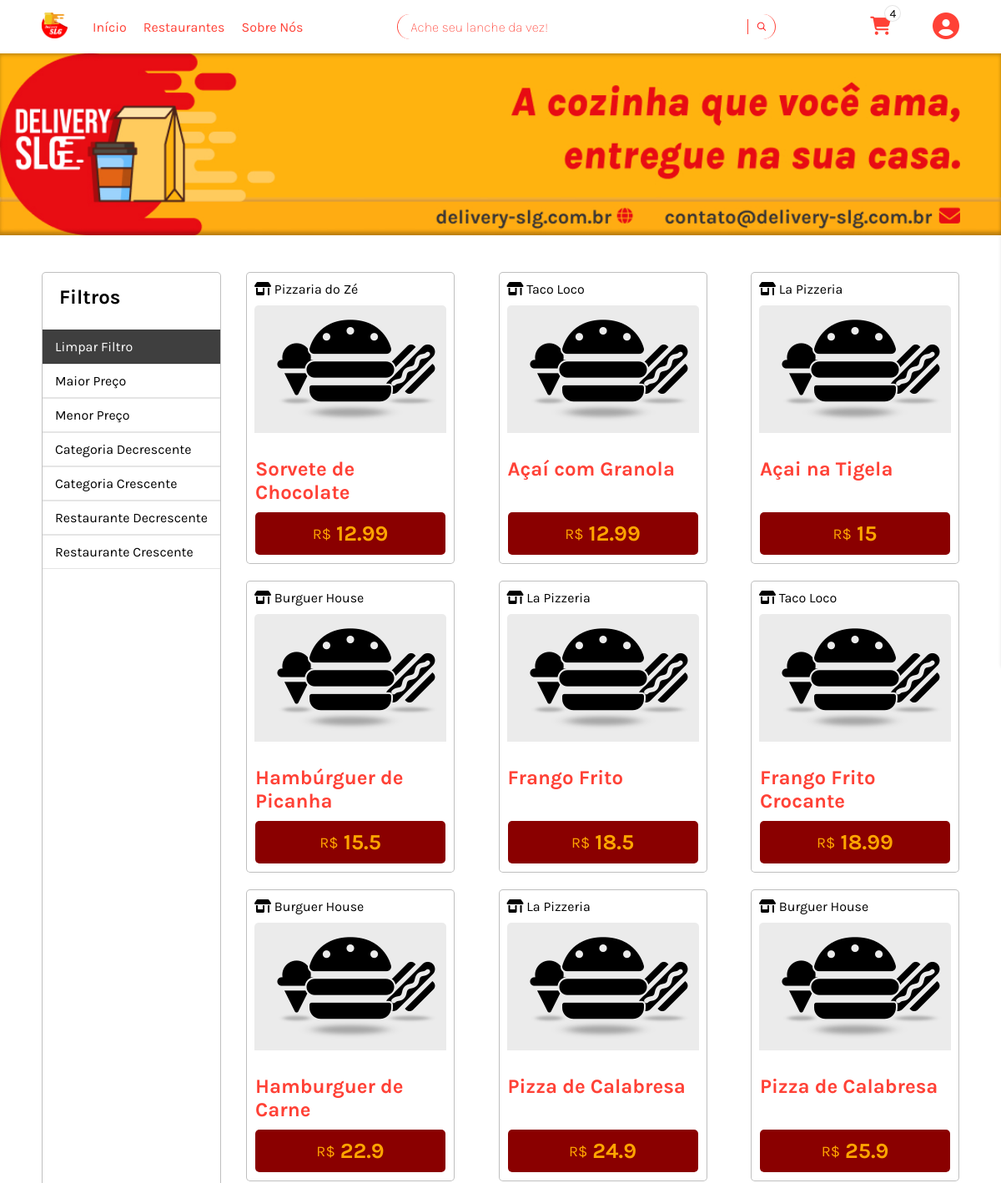
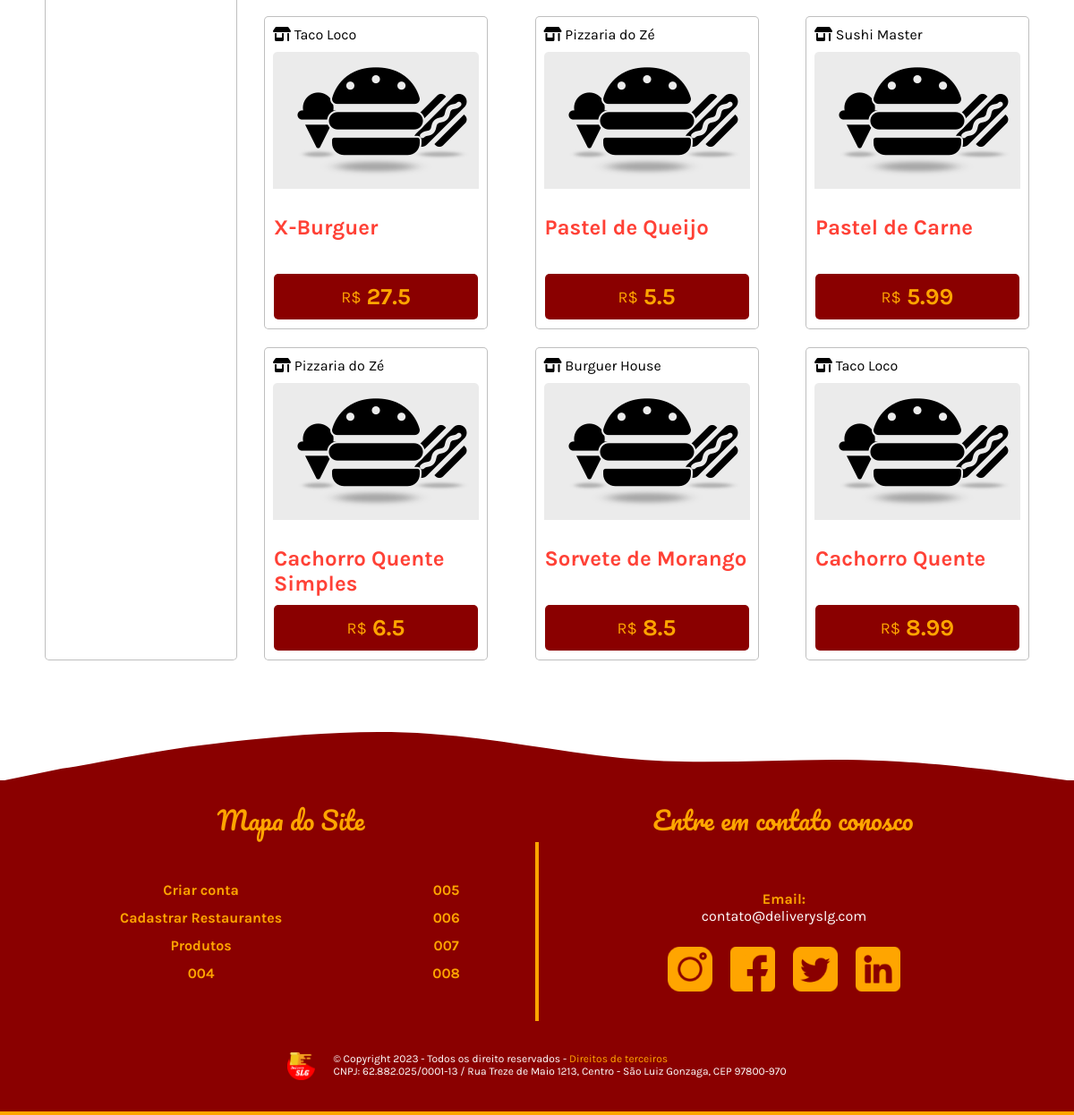
The page /pages/produtos.php?campo=preco&ordem=asc on the database its author committed (2 pictures, top to bottom).
### tables this page shows
CREATE TABLE IF NOT EXISTS `produtos` (
  `id` int(11) NOT NULL AUTO_INCREMENT,
  `nome` varchar(100) NOT NULL,
  `descricao` varchar(250) NOT NULL,
  `imagem` varchar(255) DEFAULT '/delivery-slg.com.br/assets/images/default-images/lanches-produtos.png',
  `preco` decimal(10,2) NOT NULL,
  `categoria` enum('sorvete','pastel','pizza','açai','frango_frito','hamburguer','cachorro_quente','x_burguer') NOT NULL,
  `id_Restaurante` int(11) NOT NULL,
  PRIMARY KEY (`id`),
  KEY `id_Restaurante` (`id_Restaurante`)
);

CREATE TABLE IF NOT EXISTS `restaurantes` (
  `id` int(11) NOT NULL AUTO_INCREMENT,
  `nome` varchar(100) NOT NULL,
  `rua` varchar(100) NOT NULL,
  `numero` varchar(10) NOT NULL,
  `complemento` varchar(400),
  `bairro` varchar(40) NOT NULL,
  `email` varchar(100) NOT NULL,
  `telefone` varchar(11) NOT NULL,
  `cnpj` varchar(14) NOT NULL,
  `hora_Funcionamento` varchar(100) NOT NULL,
  `formas_De_Pagamento` set('dinheiro','cartao_credito','cartao_debito','pix') DEFAULT 'dinheiro' NOT NULL,
  `chave_Pix` varchar(150) NOT NULL,
  `senha` varchar(100) NOT NULL,
  `forma_De_Entrega` set('Retirada no Local','Motoboy') DEFAULT 'Retirada no Local' NOT NULL,
  `ativo` tinyint(1),
  `imagem` VARCHAR(255) DEFAULT '/delivery-slg.com.br/assets/images/default-images/restaurante.png' NOT NULL,
  PRIMARY KEY (`id`)
);

### source/dao/produtosDAO.php (called while the page is built, shortened)
<?php
require_once($_SERVER['DOCUMENT_ROOT'] . '/delivery-slg.com.br/source/classes/produtos.class.php');
class ProdutoDAO
{
  function BuscarProdutosPorFiltro(string $campo, string $ordem)
  {
    $conection = ConexaoBD();
    try {
      if (!empty($campo) && !empty($ordem) && $campo !== 'id_Restaurante') {
        $stmt = $conection->prepare('SELECT r.nome as nome_restaurante, p.* FROM `produtos` as p INNER JOIN `restaurantes`
        as r ON p.id_Restaurante = r.id ORDER BY ' . 'LOWER(' . $campo . ') ' . "$ordem");
      } else if ($campo === 'id_Restaurante') {
        $stmt = $conection->prepare('SELECT r.nome as nome_restaurante, p.* FROM `produtos` as p INNER JOIN `restaurantes`
        as r ON p.id_Restaurante = r.id ORDER BY r.nome ' . $ordem);
      } else {
        echo "Compos incorretos para a filtragem de dados";
        $stmt = $conection->prepare("SELECT * FROM produtos ORDER BY categoria ASC");
      }
      $stmt->execute();
      if ($stmt->rowCount()) {
        $produto = new Produtos();
        $arr = array();
        while ($result = $stmt->fetch(PDO::FETCH_OBJ)) {
          $produto->setId($result->id);
          $produto->setNome($result->nome);
          $produto->setDescricao($result->descricao);
          $produto->setImagem($result->imagem);
          $produto->setPreco($result->preco);
          $produto->setCategoria($result->categoria);
          $produto->setId_Restaurante($result->id_Restaurante);
          $produto->setNomeRestaurante($result->nome_restaurante);
          $arr[] = clone $produto;
        }
        return $arr;
      } else {
        echo "A busca por produtos no filtro não trouxe resultados!";
        return FALSE;
      }
    } catch (PDOException $ex) {
      $_SESSION['mensagemError'] = 'Erro ao buscar produtos com filtro';
      $_SESSION['erroSucessOrFail'] = false;
      throw $ex;
      die();
    }
  }
}

### source/controller/produtos_controller.php (called while the page is built, shortened)
<?php
require_once($_SERVER['DOCUMENT_ROOT'] . '/delivery-slg.com.br/source/dao/produtosDAO.php');
require_once($_SERVER['DOCUMENT_ROOT'] . '/delivery-slg.com.br/source/dao/restaurantesDAO.php');
class ProdutosController {
  function BuscarNomeRestaurante(int $id) {
    $dao = new RestaurantesDAO();
    $restaurante = $dao->BuscarPorId($id);
    if (isset($restaurante) && !empty($restaurante)) {
      return $restaurante->getNome();
    }
    return 'Restaurante não encontrado';
  }
  function BuscarProdutosComFiltro(string $campo, string $ordem) {
    $dao = new ProdutoDAO();
    $produtoFiltrado = $dao->BuscarProdutosPorFiltro($campo, $ordem);
    if(!empty($produtoFiltrado) && $produtoFiltrado !== false) {
      return $produtoFiltrado;
    }
  }
}

### source/classes/produtos.class.php (called while the page is built, shortened)
<?php
class Produtos {
  private int $id;
  private int $id_Restaurante;
  private string $nome;
  private string $descricao;
  private string $imagem;
  private float $preco;
  public function getId(): int {
    return $this->id;
  }
  public function setId(int $id) {
    $this->id = $id;
  }
  public function getId_Restaurante(): int {
    return $this->id_Restaurante;
  }
  public function setId_Restaurante(int $id_Restaurante) {
    $this->id_Restaurante = $id_Restaurante;
  }
  public function getNome(): string {
    return $this->nome;
  }
  public function setNome(string $nome) {
    $this->nome = $nome;
  }
  public function getDescricao(): string {
    return $this->descricao;
  }
  public function setDescricao(string $descricao) {
    $this->descricao = $descricao;
  }
  public function getImagem(): string {
    return $this->imagem;
  }
  public function setImagem(string $imagem) {
    $this->imagem = $imagem;
  }
  public function getPreco(): float {
    return $this->preco;
  }
  public function setPreco(float $preco) {
    $this->preco = $preco;
  }
}

### source/dao/restaurantesDAO.php (called while the page is built, shortened)
<?php
require_once($_SERVER['DOCUMENT_ROOT'] . '/delivery-slg.com.br/source/classes/restaurantes.class.php');
class RestaurantesDAO {
  function BuscarPorId(int $id) {
    $conection = ConexaoBD();
    try {
      $stmt = $conection->prepare('SELECT * FROM restaurantes WHERE id = :id');
      $stmt->bindValue(':id', $id);
      $stmt->execute();
      if ($stmt->rowCount()) {
        $restaurante = new Restaurantes();
        while ($result = $stmt->fetch(PDO::FETCH_OBJ)) {
          $restaurante->setId($result->id);
          $restaurante->setNome($result->nome);
          $restaurante->setRua($result->rua);
          $restaurante->setNumero($result->numero);
          $restaurante->setComplemento($result->complemento);
          $restaurante->setBairro($result->bairro);
          $restaurante->setEmail($result->email);
          $restaurante->setTelefone($result->telefone);
          $restaurante->setCnpj($result->cnpj);
          $restaurante->setHora_Funcionamento($result->hora_Funcionamento);
          $restaurante->setFormas_Pagamento($result->formas_De_Pagamento);
          $restaurante->setFormas_Entrega($result->forma_De_Entrega);
          $restaurante->setChave_Pix($result->chave_Pix);
          $restaurante->setSenha($result->senha);
          $restaurante->setAtivo($result->ativo);
          $restaurante->setImagem($result->imagem);
        }
        return $restaurante;
      } else {
        echo "Não foi possivel achar restaurante!";
        return FALSE;
      }
    } catch (PDOException $ex) {
      echo "Erro em encontrar esse restaurante";
      die();
    }
  }
}

### source/classes/restaurantes.class.php (called while the page is built, shortened)
<?php
class Restaurantes {
  private string $nome;
  public function getNome(): string {
    return $this->nome;
  }
  public function setNome(string $nome) {
    $this->nome = $nome;
  }
}

### pages/produtos.php (the view, shortened to what this page needs)
<?php
require_once($_SERVER['DOCUMENT_ROOT'] . '/delivery-slg.com.br/source/controller/produtos_controller.php');
?>
  <?php include_once('../includes/metas_gerais.php'); ?>
  <link rel="stylesheet" href="../assets/style/all.css">
  <link rel="stylesheet" href="../assets/style/produtos.css">
  <link rel="stylesheet" href="../assets/style/media-queries/all.css">
  <link rel="stylesheet" href="../assets/style/media-queries/produtos.css">
</head>
<body>
  <?php include('../includes/header.php'); ?>
  <main>
    <div class="max-width-page-limit">
      <picture class="banner-delivery">
        <source media="(max-width: 480px)" srcset="../assets/images/main/produtos/banner-delivery-480">
        <source media="(max-width: 768px)" srcset="../assets/images/main/produtos/banner-delivery-768">
        <img src="../assets/images/main/produtos/banner-delivery-medio-baixo.jpg" alt="Banner delivery slg A cozinha que você ama, entregue na sua casa.">
      </picture>
    </div>
    <div class="max-width-page-limit">
      <section class="max-width-content-limit main-content">
        <div class="produtos-main-container">
          <div class="produtos-filtro">
            <div class="filtros-container">
              <h2 class="filtro-title">Filtros</h2>
              <div class="filtro-btn">
                <?php
                if (isset($_GET) && isset($_GET['campo']) || isset($_GET['ordem'])) {
                  ?>
                    <div class="filtro limpar-filtro"><a href="produtos.php">Limpar Filtro</a></div>
                  <?php
                }
                if (!isset($_GET['busca'])) {
                ?>
                <div class="filtro"><a href="produtos.php?campo=preco&ordem=desc">Maior Preço</a></div>
                <div class="filtro"><a href="produtos.php?campo=preco&ordem=asc">Menor Preço</a></div>
                <div class="filtro"><a href="produtos.php?campo=categoria&ordem=desc">Categoria Decrescente</a></div>
                <div class="filtro"><a href="produtos.php?campo=categoria&ordem=asc">Categoria Crescente</a></div>
                <div class="filtro"><a href="produtos.php?campo=id_Restaurante&ordem=desc">Restaurante Decrescente</a></div>
                <div class="filtro"><a href="produtos.php?campo=id_Restaurante&ordem=asc">Restaurante Crescente</a></div>
                <?php
                  } else {
                    ?>
                      <div class="filtro limpar-filtro"><a href="produtos.php">Limpar Filtro</a></div>
                    <?php
                  }
                ?>
              </div>
            </div>
          </div>
          <div class="produtos-cards-lista">
          <?php
          $controller = new ProdutosController();
          if (isset($_GET) && (isset($_GET['campo']) && isset($_GET['ordem'])) || isset($_GET['busca'])) {
            if (isset($_GET['campo']) && isset($_GET['ordem'])){
              $campo = addslashes(filter_input(INPUT_GET, 'campo'));
              $ordem = addslashes(filter_input(INPUT_GET, 'ordem'));
              try {
                $produtos = $controller->BuscarProdutosComFiltro($campo, $ordem);
              } catch (Exception $ex) {
                MsgPerssonalizadaDeErro();
              }
            }
          } else {
            $produtos = $controller->BuscarProdutos();
          }
          if (!empty($produtos)) {
            foreach ($produtos as $row) :
            ?>
            <div class="card-produto">
              <div class="nome-image-restaurante">
                <div class="restaurante-name">
                  <i class="fa-solid fa-shop"></i>
                  <span>
                  <?= $controller->BuscarNomeRestaurante($row->getId_Restaurante()) ?></span>
                </div>
                <div>
                  <img src="<?= $row->getImagem() ?>" alt="<?= $row->getNome() ?>">
                </div>
              </div>
              <div class="informacoes-restaurante flip-card">
                <div class="produto-nome-preco card-front">
                  <h2><?= $row->getNome() ?></h2>
                  <div class="produto-preco">
                    <span class="tipo-preco">
                      R$
                    </span>
                    <span class="valor-produto">
                      <?= $row->getPreco() ?>
                    </span>
                  </div>
                </div>
                <div class="card-back">
                  <p>
                    <?= $row->getDescricao() ?>
                  </p>
                  <button oneclick="adicionarAoCarrinho(<?= $row->getId() ?>)" class="btn-adicionar-carrinho">
                  </button>
                </div>
              </div>
            </div>
            <?php endforeach;
          } else {
            echo "Não foi possível retornar resusltados!";
          }
          ?>
          </div>
        </div>
      </section>
    </div>
  </main>
  <?php include_once('../includes/footer.php'); ?>
</body>
</html>

### assets/style/all.css (style rules this page uses)
* { padding: 0; margin: 0; box-sizing: border-box; }
body { background-color: #EAEAEA; }
.max-width-content-limit { max-width: 1180px; padding: 0 40px; margin: 0 auto; }
.max-width-page-limit { max-width: 1366px; height: 100%; background-color: #fff; margin: 0 auto; width: 100%; }
main { font-family: "Karla", sans-serif; width: 100%; }
main .main-content { padding: 40px; }

### assets/style/produtos.css (style rules this page uses)
main picture.banner-delivery img { width: 100%; }
main .produtos-main-container { font-family: "karla", sans-serif; width: 100%; display: grid; gap: 30px; grid-template-areas: "filtro filtro produtos produtos produtos produtos produtos produtos"; }
main .produtos-main-container .produtos-filtro { grid-area: filtro; }
main .produtos-main-container .produtos-cards-lista { grid-area: produtos; }
main .produtos-main-container .produtos-filtro { max-width: 300px; background-color: #fff; border-radius: 5px; border: 1px solid rgba(0, 0, 0, 0.25); }
main .produtos-main-container .produtos-filtro .filtros-container { position: sticky; top: 70px; display: flex; flex-direction: column; gap: 10px; }
main .produtos-main-container .produtos-filtro .filtros-container .filtro-title { padding: 15px 20px; }
main .produtos-main-container .produtos-filtro .filtros-container .filtro a { padding: 10px 15px; border: 1px solid rgba(0, 0, 0, 0.1); border-right: 0px; border-left: 0px; transition: background-color 0.5s; display: block; text-decoration: none; color: #000; }
main .produtos-main-container .produtos-filtro .filtros-container .limpar-filtro { background-color: #3f3f3f; }
main .produtos-main-container .produtos-filtro .filtros-container .limpar-filtro a { color: #fff; }
main .produtos-main-container .produtos-cards-lista { display: flex; flex-wrap: wrap; gap: 20px; justify-content: space-between; }
main .produtos-main-container .produtos-cards-lista .card-produto { width: 250px; height: 350px; padding: 10px; border-radius: 5px; background-color: #fff; border: 1px solid rgba(0, 0, 0, 0.25); display: flex; flex-direction: column; align-items: center; justify-content: space-between; }
main .produtos-main-container .produtos-cards-lista .card-produto .nome-image-restaurante .restaurante-name { margin-bottom: 10px; }
main .produtos-main-container .produtos-cards-lista .card-produto .informacoes-restaurante { width: 100%; height: 100%; margin-top: 25px; position: relative; cursor: pointer; transform-style: preserve-3d; }
main .produtos-main-container .produtos-cards-lista .card-produto .informacoes-restaurante .card-front, main .produtos-main-container .produtos-cards-lista .card-produto .informacoes-restaurante .card-back { height: 100%; display: flex; flex-direction: column; justify-content: space-between; transition: transform 0.8s; backface-visibility: hidden; }
main .produtos-main-container .produtos-cards-lista .card-produto .informacoes-restaurante .card-back { position: absolute; top: 0; transform: rotateY(180deg); }
main .produtos-main-container .produtos-cards-lista .card-produto .informacoes-restaurante .produto-nome-preco .produto-preco { width: 100%; padding: 10px; display: flex; justify-content: center; align-items: center; gap: 6px; color: #FFA500; background-color: #8a0000; border-radius: 5px; }
main .produtos-main-container .produtos-cards-lista .card-produto .informacoes-restaurante .produto-nome-preco .produto-preco .tipo-preco { font-size: 18px; }
main .produtos-main-container .produtos-cards-lista .card-produto .informacoes-restaurante .produto-nome-preco .produto-preco .valor-produto { font-weight: bolder; font-size: 26px; }
main .produtos-main-container .produtos-cards-lista .card-produto .informacoes-restaurante .produto-nome-preco > h2 { color: #FF4136; }
main .produtos-main-container .produtos-cards-lista .card-produto .informacoes-restaurante .card-back > p { width: 230px; max-height: 80px; overflow: hidden; text-overflow: ellipsis; display: -webkit-box; -webkit-box-orient: vertical; -webkit-line-clamp: 4; margin-bottom: 10px; }
main .produtos-main-container .produtos-cards-lista .card-produto .informacoes-restaurante .card-back > button { display: flex; justify-content: center; text-decoration: none; width: 100%; background-color: #FFA500; padding: 10px 0; border: 0; border-radius: 5px; color: #fff; cursor: pointer; transition: box-shadow 0.5s, scale 0.5s; }

### rows shown on the page
produtos: id_Restaurante.nome "Pizzaria do Zé", imagem (picture), nome "Sorvete de Chocolate", preco "12.99", descricao "Delicioso sorvete de chocolate"
produtos: id_Restaurante.nome "Taco Loco", imagem (picture), nome "Açaí com Granola", preco "12.99", descricao "Açaí com granola e frutas"
produtos: id_Restaurante.nome "La Pizzeria", imagem (picture), nome "Açai na Tigela", preco "15", descricao "Tigela de açai com granola e banana"
produtos: id_Restaurante.nome "Burguer House", imagem (picture), nome "Hambúrguer de Picanha", preco "15.5", descricao "Hambúrguer de picanha com queijo"
produtos: id_Restaurante.nome "La Pizzeria", imagem (picture), nome "Frango Frito", preco "18.5", descricao "Porção de frango frito crocante"
produtos: id_Restaurante.nome "Taco Loco", imagem (picture), nome "Frango Frito Crocante", preco "18.99", descricao "Frango frito com crosta crocante"
produtos: id_Restaurante.nome "Burguer House", imagem (picture), nome "Hamburguer de Carne", preco "22.9", descricao "Hamburguer de carne com queijo e bacon"
produtos: id_Restaurante.nome "La Pizzeria", imagem (picture), nome "Pizza de Calabresa", preco "24.9", descricao "Pizza saborosa de calabresa"
produtos: id_Restaurante.nome "Burguer House", imagem (picture), nome "Pizza de Calabresa", preco "25.9", descricao "Pizza de calabresa com muito queijo"
produtos: id_Restaurante.nome "Taco Loco", imagem (picture), nome "X-Burguer", preco "27.5", descricao "Hamburguer de carne com queijo, bacon e salada"
produtos: id_Restaurante.nome "Pizzaria do Zé", imagem (picture), nome "Pastel de Queijo", preco "5.5", descricao "Saboroso pastel de queijo"
produtos: id_Restaurante.nome "Sushi Master", imagem (picture), nome "Pastel de Carne", preco "5.99", descricao "Recheado com carne moída"
produtos: id_Restaurante.nome "Pizzaria do Zé", imagem (picture), nome "Cachorro Quente Simples", preco "6.5", descricao "Pão, salsicha e molho"
produtos: id_Restaurante.nome "Burguer House", imagem (picture), nome "Sorvete de Morango", preco "8.5", descricao "Delicioso sorvete de morango"
produtos: id_Restaurante.nome "Taco Loco", imagem (picture), nome "Cachorro Quente", preco "8.99", descricao "Cachorro quente com molho de tomate e queijo"
